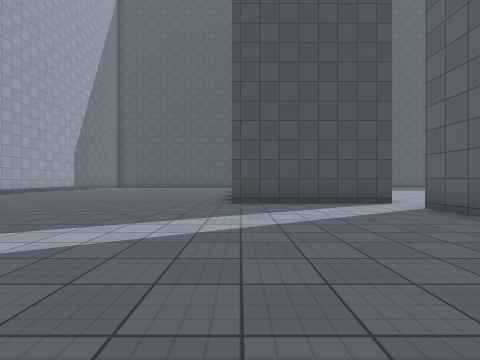
view 1 (above)

24 first-person views from a walk through a Unity game level. The camera is 1.2 m above the floor, looks level and sees 85° across. The floor is counted in squares, 2 m on a side. Each view is taken from the middle of a square. On the plan, view 1 faces up. The plan holds only what a view shows up to about 9 squares ahead; the rest is blank. The place goes on beyond the plan. Surface patterns are stand-ins for the level's own textures.

view 2
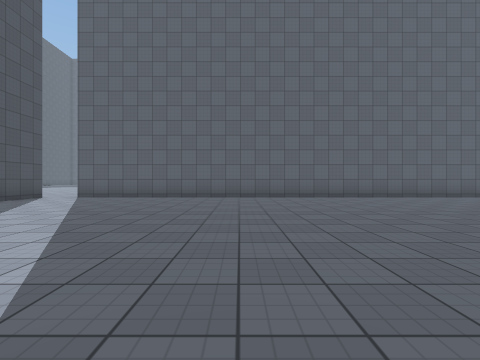

view 3
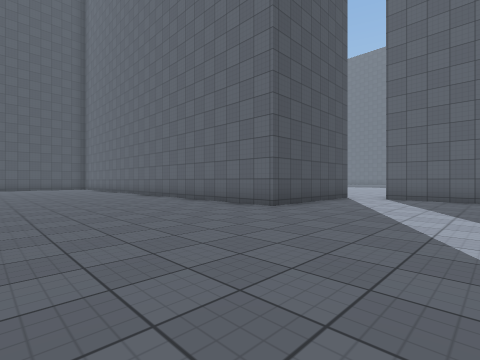

view 4
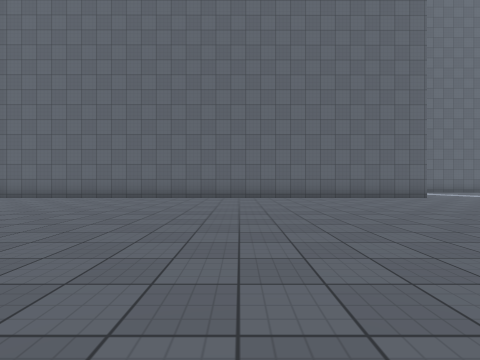

view 5
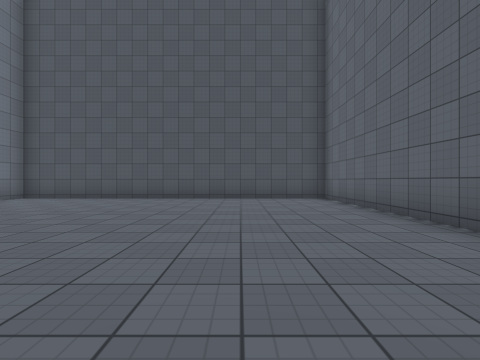

view 6
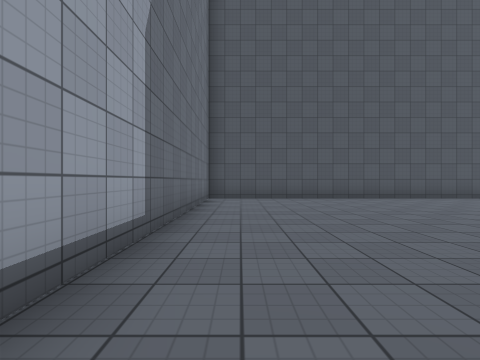

view 7
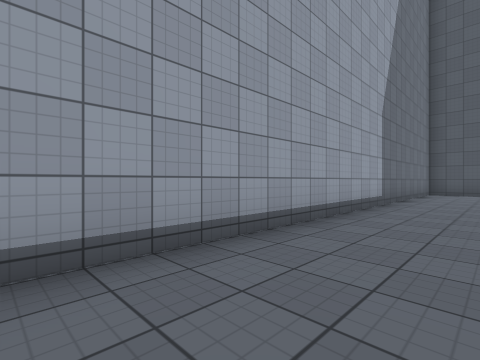

view 8
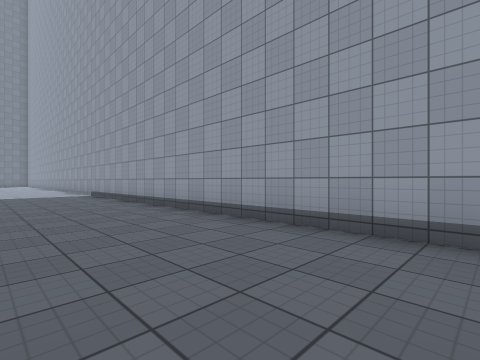

view 9
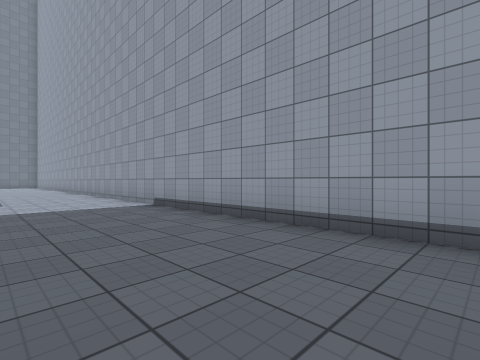

view 10
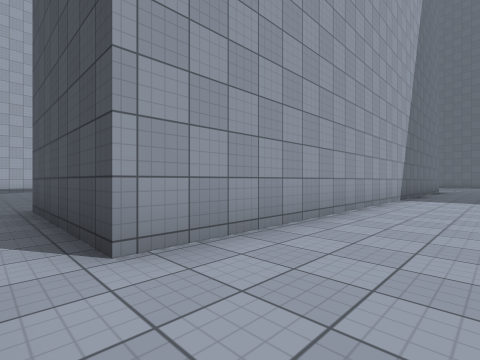

view 11
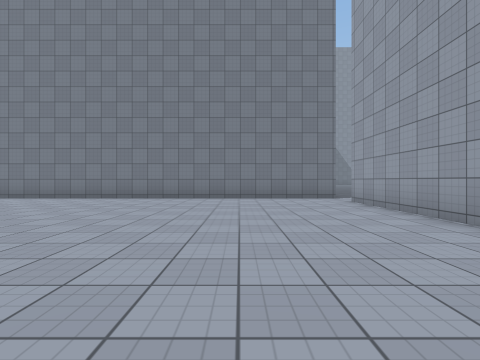

view 12
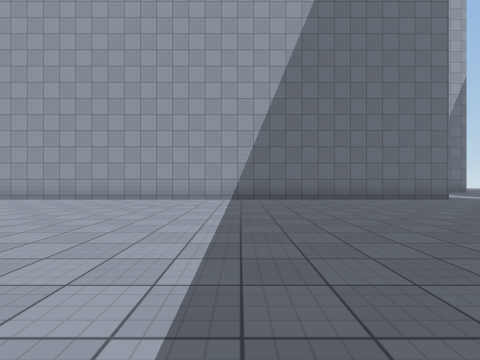

view 13
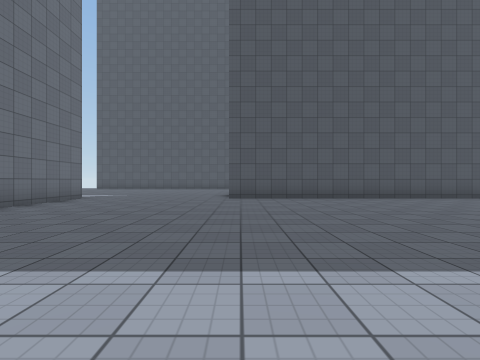

view 14
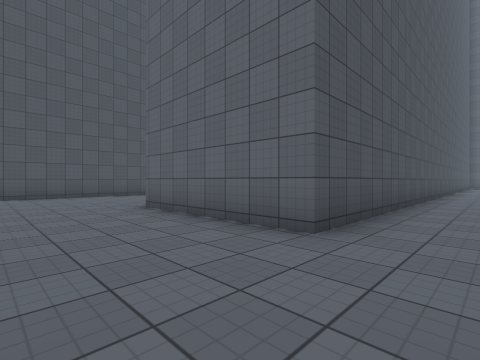

view 15
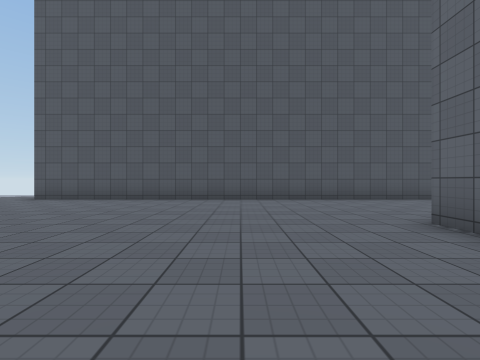

view 16
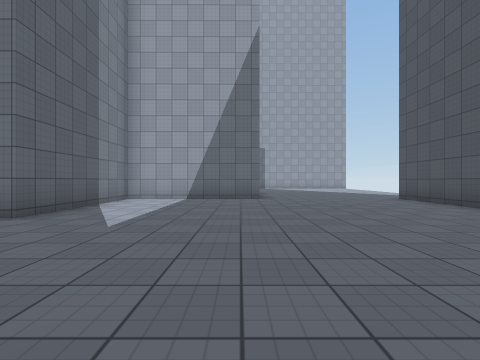

view 17
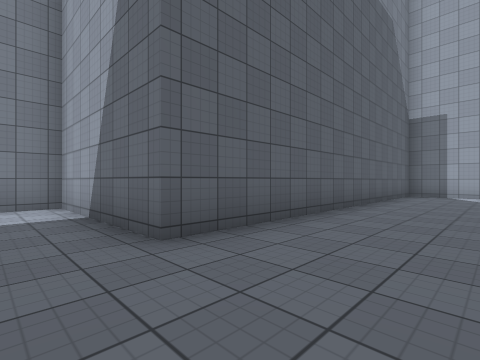

view 18
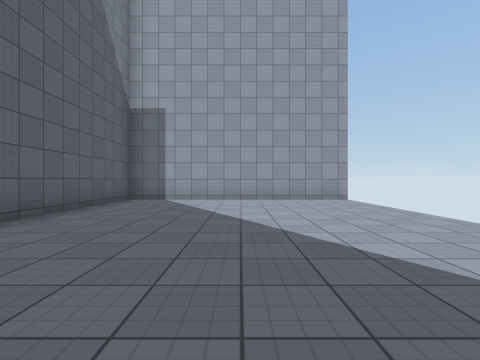

view 19
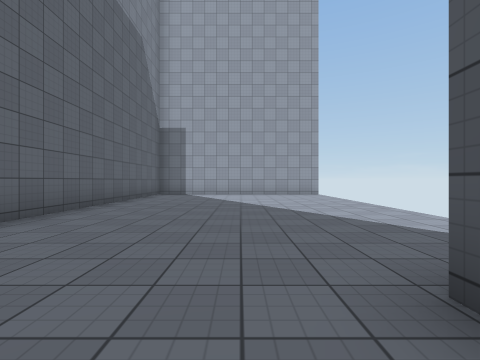

view 20
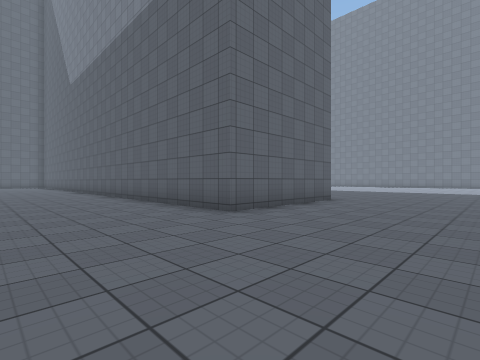

view 21
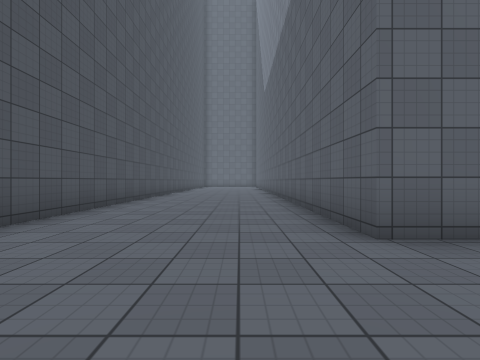

view 22
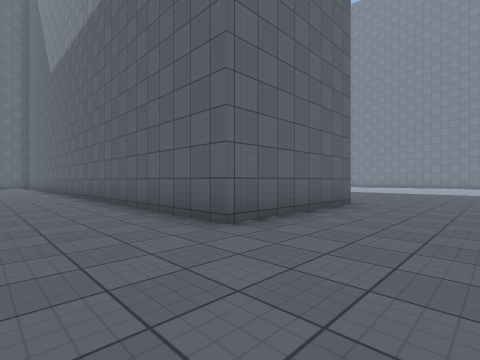

view 23
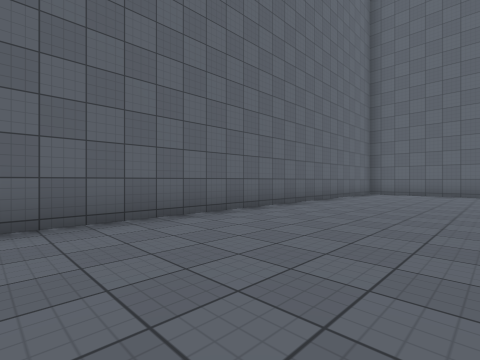

view 24
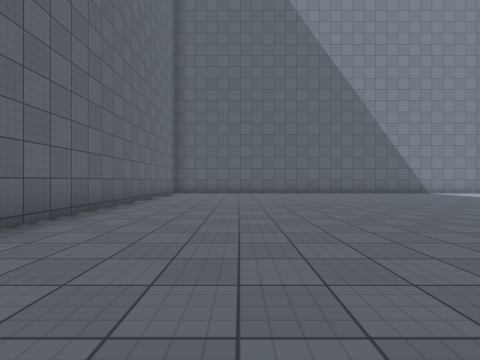

### Floor plan
Points are (right, up) in squares from view 1. A wall is a line through its corners. A room is listed if a view was taken in it or the views show most of it. See-through windows are left out.
Room 1 (views 1, 2, 3, 4, 5, 6, 7, 8, 9, 23, 24)
walls: (3.9, 6.7) (-0.2, 6.7) (-0.2, 21.5) (-10, 21.5) (-10, -2.8); (3.9, -14) (3.9, 5.5)
ways out: opening at (4, 6) to room 2
Room 2 (views 10, 11, 12, 13, 14, 15, 16, 17, 18, 19, 20, 21, 22)
walls: (15.5, 21.5) (8.6, 21.5) (8.6, 25.6) (15.5, 25.6); (15, 30.1) (-0.4, 30.1); (3.9, 5.5) (14.8, 5.5); (-10, 32.4) (-10, 25.6) (-0.3, 25.6) (-0.2, 21.5) (3.9, 21.5) (3.9, 6.7)
ways out: opening at (4, 6) to room 1

Where each view was taken, in squares from view 1:
view 1: 0 up, 0 right, facing up
view 2: 0 up, 5 left, facing right
view 3: 3 up, 5 left, facing up-right
view 4: 13 up, 9 left, facing right
view 5: 13 up, 3 left, facing up
view 6: 13 up, 9 left, facing up
view 7: 9 up, 8 left, facing up-left
view 8: 12 up, 7 left, facing down-left
view 9: 7 up, 7 left, facing down-left
view 10: 6 up, 6 right, facing up-left
view 11: 14 up, 7 right, facing down
view 12: 15 up, 12 right, facing left
view 13: 13 up, 9 right, facing up
view 14: 20 up, 6 right, facing up-right
view 15: 22 up, 6 right, facing up
view 16: 25 up, 8 right, facing left
view 17: 28 up, 1 right, facing down-left
view 18: 29 up, 2 left, facing left
view 19: 29 up, 1 right, facing left
view 20: 29 up, 5 right, facing down-right
view 21: 27 up, 6 right, facing right
view 22: 28 up, 6 right, facing down-right
view 23: 5 down, 0 right, facing down-right
view 24: 5 down, 1 right, facing down
